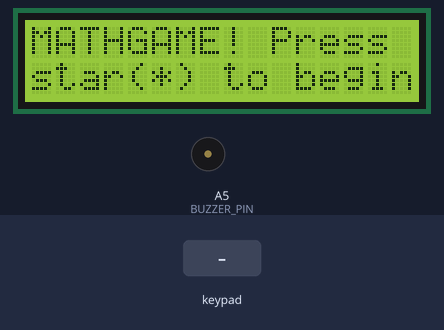
The sketch below on a simulated Arduino Uno, built with avr-gcc and run on an emulated ATmega328P. Parts: 16×2 character LCD, buzzer (waves = sounding). Inputs (shaded band) come from the test bench. Random numbers use the default seed unless the sketch sets one; what the sketch prints to the serial monitor is not drawn.

Above: at 1.2 s.
1.3 s: key '*' pressed
At 2.6 s:
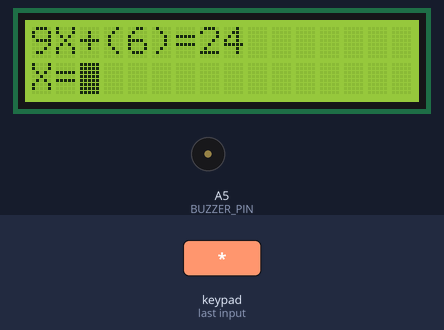
2.9 s: keypad keys 9 8 7 6 # pressed 0.4 s apart
At 6.2 s:
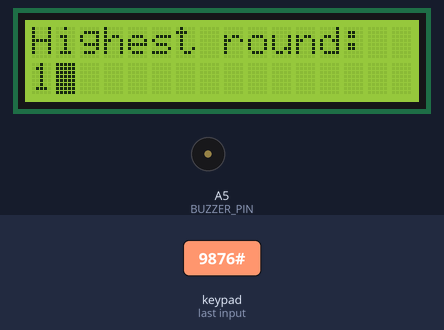
6.5 s: keypad keys 9 8 7 6 A pressed 0.4 s apart
At 9.87 s:
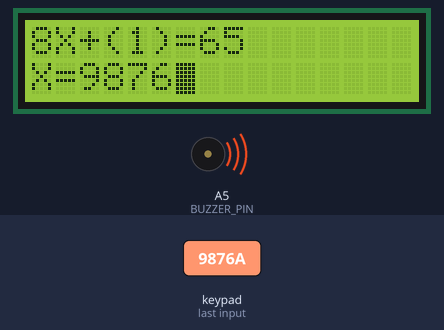
11.5 s: key '#' pressed
At 11.63 s:
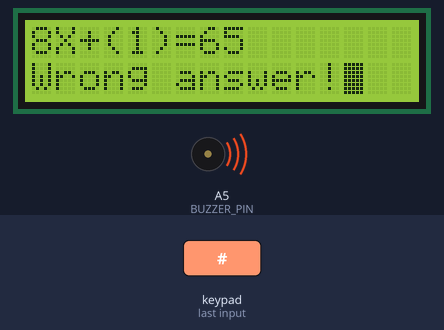
14.5 s: keypad keys 5 4 3 2 # pressed 0.4 s apart
At 16.0 s:
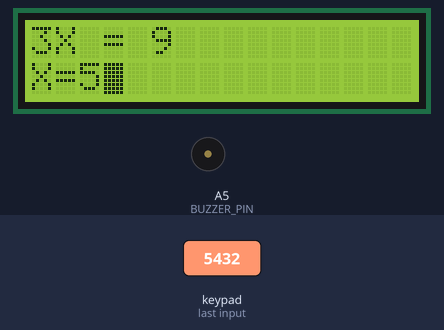
Timing chart, 0 to 19.0 s (numbered marks = the images above; inputs shaded):
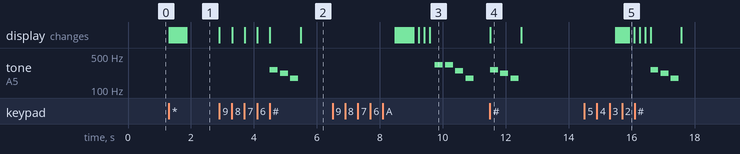

Measured:
- after the input at 1.3 s, the display: first changes at once (image 1 shows a later state)
- after the input at 2.9 s, tone on A5 (BUZZER_PIN): plays 262 Hz for 0.25 s, 220 Hz for 0.25 s, 175 Hz for 0.25 s, starting after 1.6 s; the display: first changes at once (image 2 shows a later state)
- after the input at 6.5 s, tone on A5 (BUZZER_PIN): plays 330 Hz for 0.25 s, 330 Hz for 0.25 s, 247 Hz for 0.25 s, 175 Hz for 0.25 s, starting after 3.3 s
- after the input at 11.5 s, tone on A5 (BUZZER_PIN): plays 262 Hz for 0.25 s, 220 Hz for 0.25 s, 175 Hz for 0.25 s, starting at once; the display: changes at once (image 4)
- after the input at 14.5 s, tone on A5 (BUZZER_PIN): plays 262 Hz for 0.25 s, 220 Hz for 0.25 s, 175 Hz for 0.25 s, starting after 2.1 s
- what the display in image 4 shows lasts 1.0 s, from 11.5 s to 12.5 s

The sketch:

main.ino
```cpp
#include <Keypad.h>

#include "melodies.h"
#include "lcd_display.h"
#include "keypad_input.h"
#include "game.h"

// Global states
enum GameState {
  GAME_IDLE,
  GAME_RUNNING,
};

GameState currentState = GAME_IDLE;

// Keys
const char keys[KEYPAD_ROWS][KEYPAD_COLS] = {
  {'1', '2', '3', 'A'},
  {'4', '5', '6', 'B'},
  {'7', '8', '9', 'C'},
  {'*', '0', '#', 'D'}
};

// Ardiuno Pins
const byte rowPins[KEYPAD_ROWS] = {9, 8, 7, 6};
const byte colPins[KEYPAD_COLS] = {5, 4, 3, 2};


// Creation of keypad
// This translates to: Make a keymap with keys array, considering the rowPins and columnPins with the dimensions of ROWS and COLS.
Keypad keypad = Keypad(makeKeymap(keys), rowPins, colPins, KEYPAD_ROWS, KEYPAD_COLS);


// LCD with configuration: RS, E, D4, D5, D6, D7
LiquidCrystal lcd(A0,A1,13,12,11,10);

// User Input
// This is for saving memory
char userInput[MAX_USERINPUT+1];
byte userInputIndex = 0;

void setup() {
  Serial.begin(9600); // Serial comunication to computer
  pinMode(BUZZER_PIN, OUTPUT); // Needed for using the passive buzzer
  userInput[0] = '\0'; // Start empty char[] with no text
  lcd.begin(LCD_COLS,LCD_ROWS); // Startup display
  printLCDAll(WELCOME_PRINT);
  pinMode(A3, INPUT_PULLUP); // Set for generating a random read
  randomSeed(analogRead(A3)+millis());
}

void loop() {
  char key = keypad.getKey();
  if (!key) return;

  switch(currentState){
    case GAME_IDLE:
      handleIdle(key);
      break;

    case GAME_RUNNING:
      handleRunning(key);
      break;
  }
}

void handleIdle(char key) {
  switch (key) {
    // See author
    case 'A':
      slowprintLCD(AUTHOR_PRINT, 100);
      lcd.blink();
      break;

    // Start Game
    case '*':
      startGame();
      currentState = GAME_RUNNING;
      break;

    // Welcome Screen
    case 'B':
      playMelody(menuMelody);
      printLCDAll(WELCOME_PRINT);
      break;
  }
}

void handleRunning(char key) {
  if (key == 'D')
    return;
  else if (key == '*') {
    currentState = GAME_IDLE;
    playMelody(menuMelody);
    printLCDAll(WELCOME_PRINT);
    return;
  }
  else if (key == '#') {
    // Convert char array to integer
    int userAnswer = atoi(userInput);

    // Compare with the result
    if (userAnswer == x) {
      winRound();
    } else {
      lostRound();
    }

    restartInput();
    return;
  }
  else if (key == 'B') {
    deleteKeyInput();
    printSecondRowGame();
    playMelody(backspaceMelody);
    if(rowIndex>=3)
      rowIndex--;
    return;
  }
  else if (key == 'C'){
    restartInput();
    printSecondRowGame();
    playMelody(backspaceMelody);
    rowIndex = 2;
    return;
  }
  else { // 1-9
    if (userInputIndex >= MAX_USERINPUT) {
      Serial.println("Answer must not exceed 4 characters!");
      Serial.println("End string with #");
      playMelody(outOfBoundsMelody);
      return;
    }

    if (!isMatchRunning) // Ignore if there is no match
      return;

    if (key == 'A')
      key = '-';
    addKeyInput(key);
    lcd.setCursor(rowIndex++, 1);
    lcd.print(key);
    return;
  }
}
```

game.cpp
```cpp
#include "game.h"

// UserInput from final-project.ino
extern char userInput[MAX_USERINPUT+1];

int x, visibleNum, visibleSum, gameResult, highestScore;
bool isMatchRunning;
byte userWins, rowIndex, minGame, maxGame;
char tempCharArray[LCD_COLS+1];

void startGame() {
  Serial.println("Currently running match...");
  resetGame(); // Reset Game variables
  newGameProblem();
}

// Reset Game variables
void resetGame() {
  minGame = 1;
  maxGame = 10;
  rowIndex = 2;
  userWins = x = visibleSum = gameResult = 0;
  isMatchRunning = false;
}

void winRound() {
  // Debug
  Serial.println(ROUND_WON.text);
  Serial.println();

  printLCD(ROUND_WON);
  playMelody(winningMelody);
  userWins++;

  /* Restart rowIndex for position
   * (X= )
   *    ^
  */
  rowIndex = 2;
  newGameProblem();
}

void lostRound() {
  Serial.println(ROUND_LOST.text);
  userWins++; // Count started from 0

  if (userWins > highestScore)
    highestScore = userWins;

  // Turn int to ascii characters
  // int value, char* str, int base
  itoa(highestScore, tempCharArray, 10);

  // Copy string to the LCDPrintable[] in position 1
  strcpy(HIGHEST_WIN[1].text, tempCharArray);

  Serial.println("Match ended.");
  Serial.println();

  printLCD(ROUND_LOST);
  playMelody(losingMelody);

  printLCDAll(HIGHEST_WIN);
  delay(3000);
  startGame(); // Start a new game
}

void newGameProblem() {
  // Reset visibleNum
  visibleNum = 0;

  if (userWins > 3)
    maxGame = 20;

  if (userWins < 6) {
    visibleNum = random(minGame,maxGame);
    x = random(minGame,maxGame);
  }
  else {
    // Make sure it is never zero
    while (visibleNum == 0)
      visibleNum = random(minGame, maxGame) - random(minGame, maxGame);
    x = random(minGame, maxGame) - random(minGame, maxGame);
  }

  visibleSum = random(minGame, maxGame) - random(minGame, maxGame);

  // Game Operation (eg. 5X + (2) = 7)
  gameResult = ( visibleNum*x ) + visibleSum;

  // Format a char array with the text formatted as indicated
  if (visibleSum != 0)
    sprintf(tempCharArray, "%dX+(%d)=%d", visibleNum, visibleSum, gameResult);
  else
    sprintf(tempCharArray, "%dX = %d", visibleNum, gameResult);

  /*
   * Create a temporal printable variable for displaying on LCD
   * the strings.
   *
   * Since the formated string cannot be put directly on
   * the LCDPrintable variable, it is copied bit by bit with the `strcpy`
   * function.
  */
  LCDPrintable printable[LCD_ROWS] = {
    { "", {0,0} },
    { "X=", {0,1} }
  };
  strcpy(printable[0].text, tempCharArray);

  slowprintLCD(printable, 50);
  lcd.blink();
  isMatchRunning = true;

  // Debug print
  Serial.println("Problem no. " + String(userWins));
  Serial.println(String(printable[0].text) + " (x = " + String(x) + ")");
}

// Clear second row and print "X={userInput}"
void printSecondRowGame() {
  clearLCDLine(1);
  LCDPrintable printable;
  String temp = "X=" + String(userInput);
  temp.toCharArray(printable.text, LCD_COLS+1);
  printable.pos[0] = 0;
  printable.pos[1] = 1;
  printLCD(printable);
}
```

game.h
```cpp
#ifndef GAME_H
#define GAME_H

#include "config.h"
#include <Arduino.h>
#include "lcd_display.h"
#include "melodies.h"

// Game variables
extern int x, visibleNum, visibleSum, gameResult, highestScore;
extern bool isMatchRunning;
extern byte userWins, rowIndex, minGame, maxGame;
extern char tempCharArray[LCD_COLS+1];
extern char userInput[MAX_USERINPUT+1];

void startGame();
void resetGame();
void winRound();
void winRound();
void lostRound();
void newGameProblem();
void printSecondRowGame();

#endif
```

melodies.cpp
```cpp
#include "melodies.h"
#include "pitches.h"

const Note winningMelody[] = {
  {NOTE_C5, 4}, {NOTE_E5, 4}, {NOTE_G5, 4}, {0, 0}
};

const Note losingMelody[] = {
  {NOTE_C4, 4}, {NOTE_A3, 4},{NOTE_F3, 4}, {0, 0}
};

const Note outOfBoundsMelody[] = {
  {NOTE_E4, 4}, {NOTE_E4, 4}, {NOTE_B3, 4}, {NOTE_F3, 4}, {0, 0}
};

const Note backspaceMelody[] = {
  {NOTE_B4, 8}, {NOTE_E5, 8}, {0, 0}
};

const Note menuMelody[] = {
  {NOTE_E5, 16}, {NOTE_F5, 16}, {NOTE_G5, 16}, {0, 0}
};

void playMelody(const Note melody[]) {
  for (int i = 0; melody[i].note != 0 && melody[i].duration != 0; i++) {
    int duration = 1000 / melody[i].duration;
    tone(BUZZER_PIN, melody[i].note, duration);
    delay(duration * 1.3);
    noTone(BUZZER_PIN);
  }
}
```

melodies.h
```cpp
#ifndef MELODIES_H
#define MELODIES_H

#include <Arduino.h>
#include "config.h"

struct Note {
  int note;
  int duration;
};

extern const Note winningMelody[];
extern const Note losingMelody[];
extern const Note outOfBoundsMelody[];
extern const Note backspaceMelody[];
extern const Note menuMelody[];

void playMelody(const Note melody[]);

#endif
```

config.h
```cpp
#ifndef CONFIG_H
#define CONFIG_H

// Buzzer pin
#define BUZZER_PIN A5

// Keypad Size
#define KEYPAD_ROWS  4
#define KEYPAD_COLS  4

// Max input from keyboard
#define MAX_USERINPUT 4

// LCD Variables
#define LCD_COLS 16
#define LCD_ROWS 2
#define EMPTY_LCD_LINE "                " // 16 whitespaces

#endif // !CONFIG_H
```

keypad_input.cpp
```cpp
#include "keypad_input.h"

extern char userInput[MAX_USERINPUT+1];
extern byte userInputIndex;

// User input functions
// They directly affect the userInput char[] and index
void restartInput() {
  userInput[0] = '\0';
  userInputIndex = 0;
}

// Add a char to userInput based on the key pressed
// It is capped to MAX_USERINPUT
void addKeyInput(char key) {
  if (userInputIndex < MAX_USERINPUT){
    userInput[userInputIndex++] = key;
    userInput[userInputIndex] = '\0';
  }
}

// Delete the last char in userInput
void deleteKeyInput(){
  if (userInputIndex != 0)
    userInputIndex--;
  userInput[userInputIndex] = '\0';
}
```

keypad_input.h
```cpp
#ifndef KEYPAD_INPUT_H
#define KEYPAD_INPUT_H

#include "config.h"
#include <Arduino.h>

extern char userInput[MAX_USERINPUT+1];
extern byte userInputIndex;

void restartInput();
void addKeyInput(char key);
void deleteKeyInput();

#endif
```

lcd_display.cpp
```cpp
#include "lcd_display.h"

extern LiquidCrystal lcd;
bool isLCDRowEmpty[LCD_ROWS] = { true, true };

// Author
const LCDPrintable AUTHOR_PRINT[LCD_ROWS] = {
  { "Mathgame by", {0,0} },
  { "Andres Alv.", {3,1} }
};

// Title screen
const LCDPrintable WELCOME_PRINT[LCD_ROWS] = {
  { "MATHGAME! Press", {0,0} },
  { "star(*) to begin", {0,1} }
};

// Game scenarios
const LCDPrintable ROUND_WON = { "Correct answer!", {0,1} };
const LCDPrintable ROUND_LOST = { "Wrong answer!", {0,1} };

LCDPrintable HIGHEST_WIN[LCD_ROWS] = {
  { "Highest round:", {0,0} },
  { "", {0,1} }
};

// FUNCTIONS
// The parameters of the functions are to limit the size for the LCD variables
void printLCDAll(LCDPrintable printable[LCD_ROWS]) {
  if (!isLCDRowsEmpty())
    lcd.clear();

  for (int i=0; i<LCD_ROWS; i++) {
    printLCD(printable[i]);
  }
}

// Prints in a row (based on printable.position) the variable printable
void printLCD(LCDPrintable printable) {
  if (!isLCDRowEmpty)
    clearLCDLine(printable.pos[0]);

  lcd.setCursor(printable.pos[0], printable.pos[1]);
  lcd.print(printable.text);
  isLCDRowEmpty[printable.pos[0]]= {false};
}

void clearLCDLine(byte row) {
  lcd.setCursor(0, row);
  lcd.print(EMPTY_LCD_LINE);
}

// Slow animation for printing every character
void slowprintLCD(LCDPrintable printable[LCD_ROWS], byte milis) {
  lcd.clear();
  for (int i =0; i<LCD_ROWS; i++) { // Going through every row of the array
    lcd.setCursor(printable[i].pos[0], printable[i].pos[1]); // Start from position stated

    // Going through every column
    for (int j=0; printable[i].text[j] != '\0'; j++) {
      lcd.print(printable[i].text[j]);
      delay(milis);
    }
    isLCDRowEmpty[i]= {false};
  }
}

// Check if LCDRows are empty
bool isLCDRowsEmpty() {
  return isLCDRowEmpty[0] == true && isLCDRowEmpty[1] == true;
}
```

lcd_display.h
```cpp
#ifndef LCD_DISPLAY_H
#define LCD_DISPLAY_H

#include <Arduino.h>
#include <LiquidCrystal.h>
#include "config.h"

struct LCDPrintable {
  char text[LCD_COLS+1]; // Text to print
  byte pos[2]; // Start of the print
};

extern LiquidCrystal lcd;
extern bool isLCDRowEmpty[LCD_ROWS];

extern const LCDPrintable AUTHOR_PRINT[LCD_ROWS];
extern const LCDPrintable WELCOME_PRINT[LCD_ROWS];

extern const LCDPrintable ROUND_WON, ROUND_LOST;
extern LCDPrintable HIGHEST_WIN[LCD_ROWS];

void printLCDAll(LCDPrintable printable[LCD_ROWS]);
void printLCD(LCDPrintable printable);
void clearLCDLine(byte row);
void slowprintLCD(LCDPrintable printable[LCD_ROWS], byte milis);
bool isLCDRowsEmpty();

#endif
```
